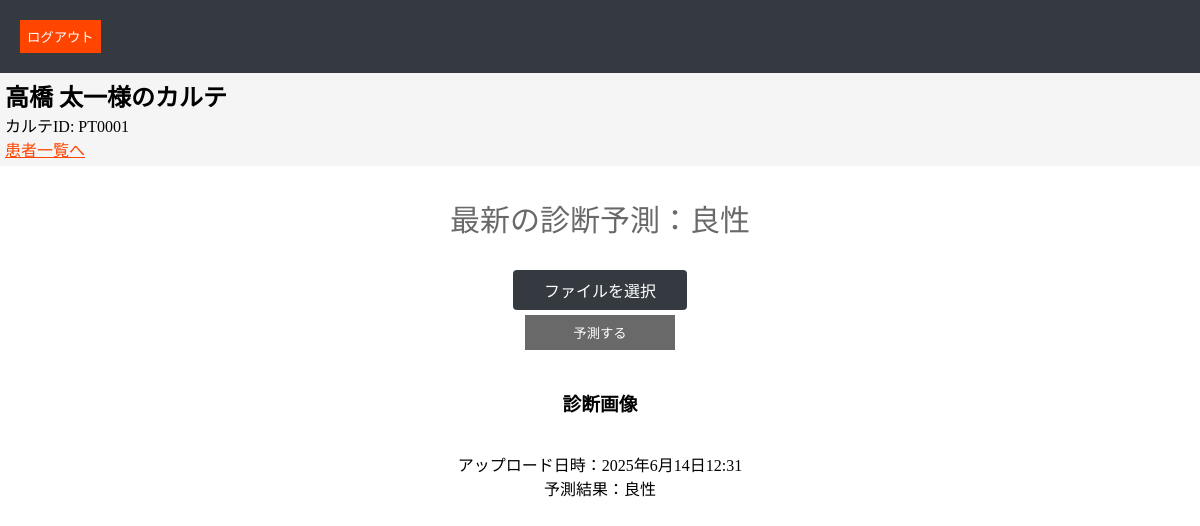
The app's page /patients/6/ (signed in), older data.
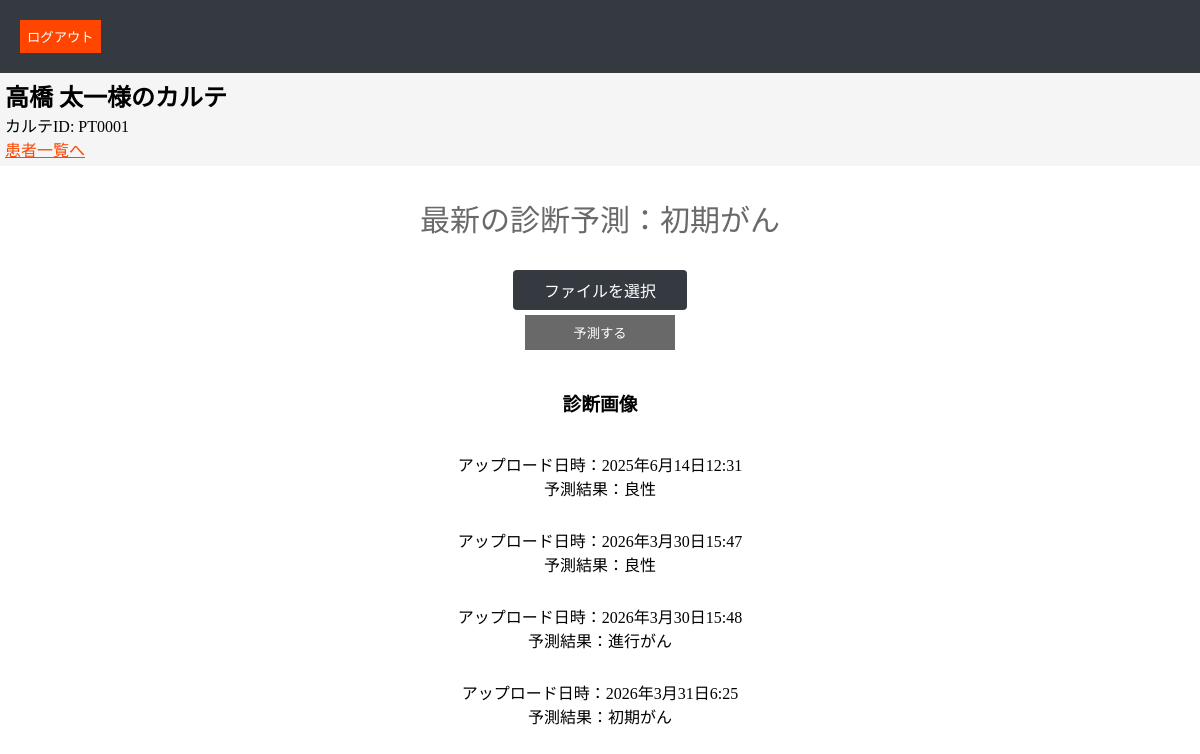
The same page, newer data.
### myapp/models.py (models this page shows, shortened)
class Patient(models.Model):
    name = models.CharField(max_length=100)
    chart_id = models.CharField(max_length=50)
    latest_prediction = models.CharField(max_length=100, blank=True, null=True)
    doctor = models.ForeignKey(Doctor, on_delete=models.SET_NULL, null=True, related_name='patients')

class PatientImage(models.Model):
    patient = models.ForeignKey(Patient, on_delete=models.CASCADE, related_name='images')
    image = CloudinaryField('image')
    uploaded_at = models.DateTimeField(auto_now_add=True)
    prediction = models.CharField(max_length=100, blank=True)  # ← これを追加済みか確認

### myapp/views.py (the view)
# urls.py: path('patients/<int:pk>/', patient_detail, name='patient_detail'),
@login_required
def patient_detail(request, pk):
    patient = get_object_or_404(Patient, pk=pk)
    if request.user.is_superuser:
        role = 'admin'
    elif hasattr(request.user, 'doctor'):
        role = 'doctor'
    elif hasattr(request.user, 'examinationtechnician'):  # モデル名に合わせて変更
        role = 'examination'
    else:
        role = 'unknown'
    return render(request, 'patient_detail.html', {
        'patient': patient,
        'role': role,
    })

### myapp/templates/patient_detail.html (shortened to what this page needs)
{% load static %}
<!DOCTYPE html>
<html>
<head>
    <link rel="stylesheet" href="{% static 'patient-detail.css' %}">
</head>
<body>
  <header>
  <form action="{% url 'logout' %}" method="post" style="display:inline;">
  <button type="submit" class="logout-btn">ログアウト</button>
</form>
</header>
<div id="medical-records-area">
    <h2>{{ patient.name }}様のカルテ</h2>
    <p>カルテID: {{ patient.chart_id}}</p>
    {% if role == "doctor" %}
    <a href="{% url 'doctor_dashboard' %}">患者一覧へ</a>
{% elif role == "admin" %}
  <a href="{% url 'patient_list' %}">患者・医師・検査技師一覧へ</a>
{% elif role == "examination" %}
  <a href="{% url 'examination_dashboard' %}">患者検索へ</a>
{% else %}
  <p>あなたの役割が特定できません。</p>
{% endif %}
</div>
 <p id="diagnosis-reasult-paragraph">最新の診断予測：{{patient.latest_prediction}}</p>
<form method="post" enctype="multipart/form-data" action="{% url 'predict_for_patient' patient.id %}">
  <label for="upload-image" class="file-label">ファイルを選択</label>
  <button type="submit" id="prediction-btn">予測する</button>
</form>
<div id="diagnosis-img-area">
  <h3>診断画像</h3>
{% for img in patient.images.all %}
  <div style="margin-bottom: 10px;">
    <img src="{{ img.image.url }}" width="300"><br>
    アップロード日時：{{ img.uploaded_at }}<br>
    予測結果：{{ img.prediction }}
  </div>
{% empty %}
  <p>画像はまだアップロードされていません。</p>
{% endfor %}
</div>

### myapp/static/patient-detail.css (style rules this page uses)
body { margin: 0px; }
header { background-color: #343a40; padding: 10px; }
.logout-btn { background-color: orangered; border: none; color: white; border: none; padding: 7px; margin: 10px; }
form { display: block; width: 80%; margin: 20px auto; }
.file-label { display: block; width: 150px; background-color: #343a40; color: white; padding: 8px 12px; border-radius: 4px; cursor: pointer; margin: 5px auto; text-align: center; }
#prediction-btn { display: block; width: 150px; margin: 5px auto; padding: 8px 12px; background-color:#696969; border: none; color: white; }
#diagnosis-img-area { width: 80%; margin: 5px auto; text-align: center; max-height: 500px; overflow-y: scroll; }
#diagnosis-reasult-paragraph { color: #696969; text-align: center; font-size: 30px; }
#medical-records-area { background-color:#f5f5f5; padding: 5px; }
#medical-records-area a { color: orangered; }
#medical-records-area h2,#medical-records-area p { margin: 0px; }

Row changes from the older to the newer data that the page shows:
changed Patient "高橋 太一": latest_prediction "良性" → "初期がん"
added PatientImage: uploaded_at "2026年3月30日15:47", prediction "良性"
added PatientImage: uploaded_at "2026年3月30日15:48", prediction "進行がん"
added PatientImage: uploaded_at "2026年3月31日6:25", prediction "初期がん"
